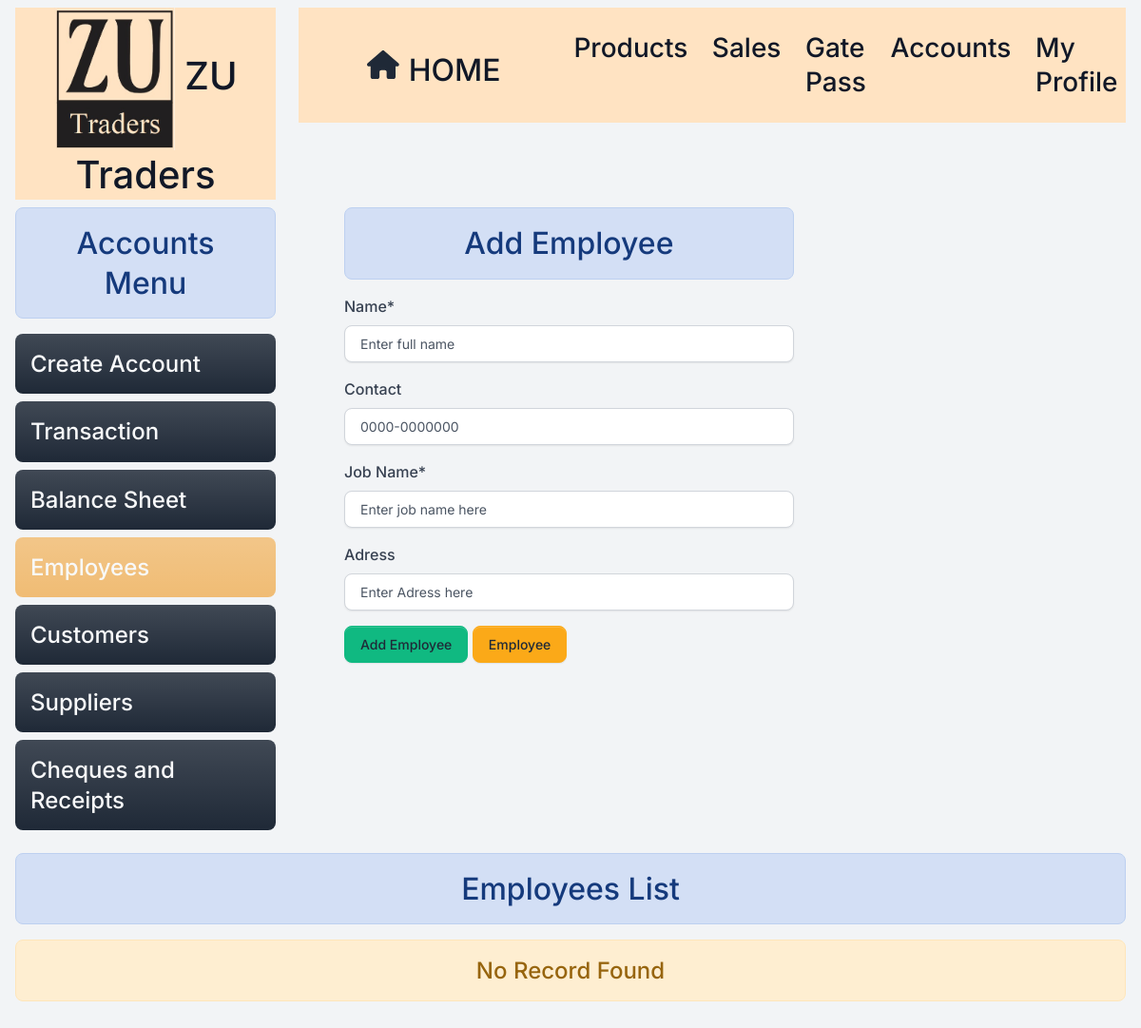
The page /add_employee/ (signed in) on the database as committed earlier.
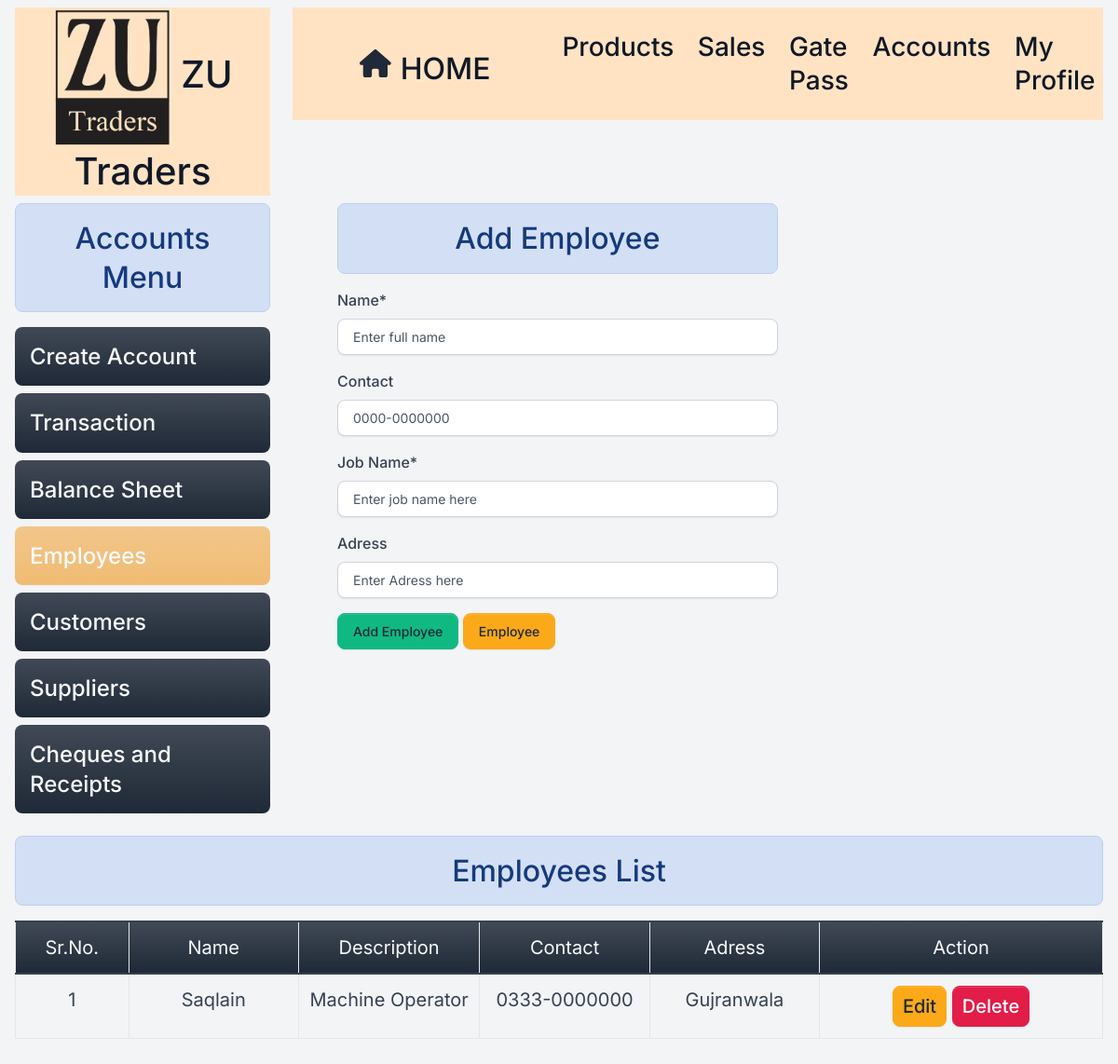
The same page on the database as committed later.
### home/models.py (models this page shows, shortened)
class Employee(models.Model):
    name=models.CharField(max_length=255)
    adress=models.CharField(max_length=255,null=True,blank=True)
    contact=models.CharField(max_length=12,null=True,unique=True,blank=True)
    job=models.CharField(max_length=255)
    is_deleted = models.BooleanField(default=False)

### home/views/employees.py (the view)
# urls.py: path('add_employee/', employees.add_employee , name="addemployee"),
@login_required
@permission_required('add.view_gatepass', login_url='/login/')
def add_employee(request):
    if request.method == 'POST':
        mydata=Employee.objects.filter(is_deleted=False)
        form = Employee_form(request.POST)
        if form.is_valid():
            form.save()
            messages.success(request,"Employee Added successfully !!")
            return redirect('addemployee')
    else:
        mydata=Employee.objects.filter(is_deleted=False)
        form = Employee_form()
    data={'form': form, 'mydata':mydata}
    return render(request, 'employee/add_employee.html', data)

### home/forms.py
class Employee_form(forms.ModelForm):
    class Meta:
        model = Employee
        fields = [ 'name','contact','job','adress']
        labels={'name':'Name',
                'contact':'Contact','adress':'Adress','job':'Job Name',}
        widgets = {
        }
    def __init__(self, *args, **kwargs):
        super(Employee_form, self).__init__(*args, **kwargs)
        placeholders = {
            'name': 'Enter full name',
            'contact': '0000-0000000',
            'adress':'Enter Adress here',
            'job':'Enter job name here',
        }
        for field_name, placeholder in placeholders.items():
            self.fields[field_name].widget.attrs.update({'placeholder': placeholder})

### home/templatetags/custom_filters.py (called while the page is built)
@register.filter(name='capitalize_after_space')
def capitalize_after_space(value):
    if not isinstance(value, str):
        value=str(value)
        return ' '.join([word.capitalize() for word in value.split()])
    return ' '.join([word.capitalize() for word in value.split()])

### templates/employee/add_employee.html (shortened to what this page needs)
{% extends 'base.html' %}
{% load crispy_forms_tags %}
{% load custom_filters %}
{% block content %}
<div class="container-fluid mb-5 ">
<div class="row">
  {% include 'accounts/accounts_menu.html' %}
    <div class="col-5 ms-5 ">
      <h2 class="text-center alert alert-info">Add Employee</h2>
      <form method="post" enctype="multipart/form-data">
        {{form|crispy}}
        <input type="submit" class="btn btn-success" {% if update %} value="Update Employee" {% else %} value="Add Employee" {%endif %}>
        <a href= "/employees/" class="btn btn-warning" >Employee</a>
      </form>
    </div>
    </div>
    <div class="col-12 mt-3 ">
      <h2 class="text-center alert alert-info">Employees List</h2>
      {% if mydata %}
      <table class="table table-stripped table-bordered" id="petrol-table">
        <colgroup>
          <col width="10%">
          <col width="15%">
          <col width="15%">
          <col width="15%">
          <col width="15%">
          {% if update %} {% else %}<col width="25%"> {% endif %}
      </colgroup>
        <thead>
          <tr class="bg-primary bg-gradient text-light text-center fs-5">
            <td class="text-center fs-5 ">Sr.No.</td>
            <td class="text-center fs-5 ">Name</td>
            <td class="text-center fs-5 ">Description</td>
            <td class="text-center fs-5 ">Contact</td>
            <td class="text-center fs-5 ">Adress</td>
            {% if update %} {% else %}<td class="text-center fs-5">Action</td> {% endif %}
          </tr>
        </thead>
        <tbody>
          {% if update %}
          <tr>
            <td class="text-center fs-5" >{{mydata.id}}</td>
            <td class="text-center fs-5">{{mydata.name}}</td>
            <td class="text-center fs-5">{{mydata.job}}</td>
            <td class="text-center fs-5">{{mydata.contact}}</td>
            <td class="text-center fs-5">{{mydata.adress}}</td>
          </tr>
          {% else %}
          {% for data in mydata %}
          <tr>
            <td class="text-center fs-5" >{{forloop.counter}}</td>
            <td class="text-center fs-5">{{data.name|capitalize_after_space}}</td>
            <td class="text-center fs-5">{{data.job|title}}</td>
            <td class="text-center fs-5">{{data.contact}}</td>
            <td class="text-center fs-5">{{data.adress|title}}</td>
            <td  class="text-center fs-5">
              {% if perms.home.change_employee %}
              <a class="btn btn-sm btn-warning fs-5" href={% url 'editemployee' id=data.id %}>Edit</a>
              {% endif %}
              {% if perms.home.delete_employee %}
              <a class=" btn btn-sm btn-danger fs-5" href={% url 'deleteemployee' id=data.id %}>Delete</a>
              {% endif %}
            </td>
          </tr>
          {% endfor %}
          {% endif %}
        </tbody>
      </table>
      {% else %}
      <h4 class="text-center alert alert-warning">No Record Found</h4>
      {% endif %}
    </div>
  </div>
{% endblock content %}

Rows that differ between the two databases and show on the page:
added Employee: name "Saqlain", job "Machine Operator", contact "0333-0000000", adress "Gujranwala"
Other text that changed with them:
text no longer shown: "No Record Found"
text now shown: "Sr.No. Name Description Contact Adress Action"
